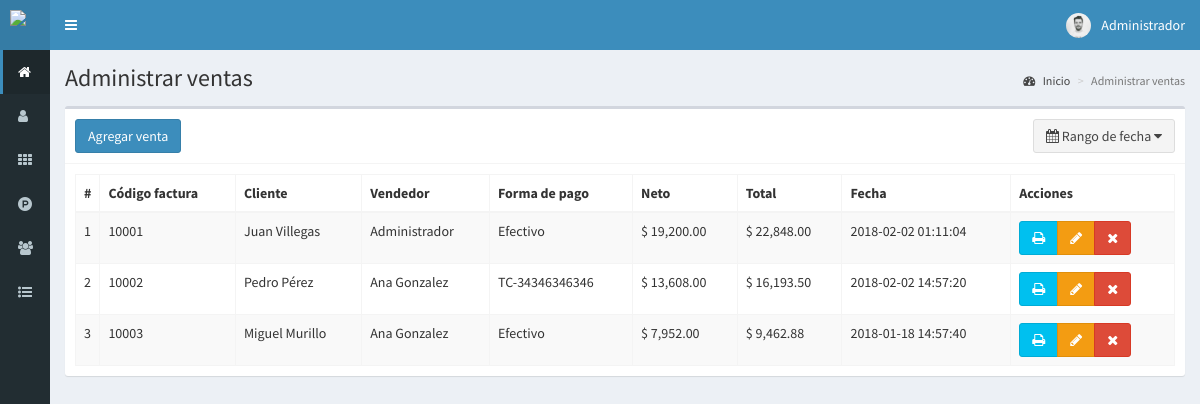
/ventas (signed in), run on the app's committed database.
### tables this page shows
CREATE TABLE `ventas` (
  `id` int(11) NOT NULL,
  `codigo` int(11) NOT NULL,
  `id_cliente` int(11) NOT NULL,
  `id_vendedor` int(11) NOT NULL,
  `productos` text NOT NULL,
  `impuesto` float NOT NULL,
  `neto` float NOT NULL,
  `total` float NOT NULL,
  `metodo_pago` text NOT NULL,
  `fecha` timestamp NOT NULL DEFAULT CURRENT_TIMESTAMP ON UPDATE CURRENT_TIMESTAMP
);

CREATE TABLE `clientes` (
  `id` int(11) NOT NULL,
  `nombre` text NOT NULL,
  `documento` int(11) NOT NULL,
  `email` text NOT NULL,
  `telefono` text NOT NULL,
  `direccion` text NOT NULL,
  `fecha_nacimiento` date NOT NULL,
  `compras` int(11) NOT NULL,
  `ultima_compra` datetime NOT NULL,
  `fecha` timestamp NOT NULL DEFAULT CURRENT_TIMESTAMP ON UPDATE CURRENT_TIMESTAMP
);

CREATE TABLE `usuarios` (
  `id` int(11) NOT NULL,
  `nombre` text NOT NULL,
  `usuario` text NOT NULL,
  `password` text NOT NULL,
  `perfil` text NOT NULL,
  `foto` text NOT NULL,
  `estado` int(11) NOT NULL,
  `ultimo_login` datetime NOT NULL,
  `fecha` timestamp NOT NULL DEFAULT CURRENT_TIMESTAMP ON UPDATE CURRENT_TIMESTAMP
);

### controladores/plantilla.controlador.php (called while the page is built)
<?php
class ControladorPlantilla{
	static public function ctrPlantilla(){
		include "vistas/plantilla.php";
	}
}

### index.php (called while the page is built, shortened)
<?php
require_once "controladores/plantilla.controlador.php";
require_once "controladores/usuarios.controlador.php";
require_once "controladores/clientes.controlador.php";
require_once "controladores/ventas.controlador.php";
require_once "modelos/usuarios.modelo.php";
require_once "modelos/clientes.modelo.php";
require_once "modelos/ventas.modelo.php";
$plantilla = new ControladorPlantilla();
$plantilla -> ctrPlantilla();

### controladores/ventas.controlador.php (called while the page is built, shortened)
<?php
class ControladorVentas{
	static public function ctrRangoFechasVentas($fechaInicial, $fechaFinal){
		$tabla = "ventas";
		$respuesta = ModeloVentas::mdlRangoFechasVentas($tabla, $fechaInicial, $fechaFinal);
		return $respuesta;
	}
}

### modelos/conexion.php (called while the page is built)
<?php
class Conexion{
	static public function conectar(){
		$link = new PDO("mysql:host=localhost;dbname=pos",
			            "root",
			            "");
		$link->exec("set names utf8");
		return $link;
	}
}

### modelos/ventas.modelo.php (called while the page is built, shortened)
<?php
require_once "conexion.php";
class ModeloVentas{
	static public function mdlRangoFechasVentas($tabla, $fechaInicial, $fechaFinal){
		if($fechaInicial == null){
			$stmt = Conexion::conectar()->prepare("SELECT * FROM $tabla ORDER BY id ASC");
			$stmt -> execute();
			return $stmt -> fetchAll();
		}else if($fechaInicial == $fechaFinal){
			$stmt = Conexion::conectar()->prepare("SELECT * FROM $tabla WHERE fecha like '%$fechaFinal%'");
			$stmt -> bindParam(":fecha", $fechaFinal, PDO::PARAM_STR);
			$stmt -> execute();
			return $stmt -> fetchAll();
		}
	}
}

### controladores/clientes.controlador.php (called while the page is built, shortened)
<?php
class ControladorClientes{
	static public function ctrMostrarClientes($item, $valor){
		$tabla = "clientes";
		$respuesta = ModeloClientes::mdlMostrarClientes($tabla, $item, $valor);
		return $respuesta;
	}
}

### modelos/clientes.modelo.php (called while the page is built, shortened)
<?php
require_once "conexion.php";
class ModeloClientes{
	static public function mdlMostrarClientes($tabla, $item, $valor){
		if($item != null){
			$stmt = Conexion::conectar()->prepare("SELECT * FROM $tabla WHERE $item = :$item");
			$stmt -> bindParam(":".$item, $valor, PDO::PARAM_STR);
			$stmt -> execute();
			return $stmt -> fetch();
		}else{
			$stmt = Conexion::conectar()->prepare("SELECT * FROM $tabla");
			$stmt -> execute();
			return $stmt -> fetchAll();
		}
	}
}

### controladores/usuarios.controlador.php (called while the page is built, shortened)
<?php
class ControladorUsuarios{
	static public function ctrMostrarUsuarios($item, $valor){
		$tabla = "usuarios";
		$respuesta = ModeloUsuarios::MdlMostrarUsuarios($tabla, $item, $valor);
		return $respuesta;
	}
}

### modelos/usuarios.modelo.php (called while the page is built, shortened)
<?php
require_once "conexion.php";
class ModeloUsuarios{
	static public function mdlMostrarUsuarios($tabla, $item, $valor){
		if($item != null){
			$stmt = Conexion::conectar()->prepare("SELECT * FROM $tabla WHERE $item = :$item");
			$stmt -> bindParam(":".$item, $valor, PDO::PARAM_STR);
			$stmt -> execute();
			return $stmt -> fetch();
		}else{
			$stmt = Conexion::conectar()->prepare("SELECT * FROM $tabla");
			$stmt -> execute();
			return $stmt -> fetchAll();
		}
	}
}

### vistas/modulos/ventas.php (the view, shortened to what this page needs)
<div class="content-wrapper">
  <section class="content-header">
    <h1>
      Administrar ventas
    </h1>
    <ol class="breadcrumb">
      <li><a href="inicio"><i class="fa fa-dashboard"></i> Inicio</a></li>
      <li class="active">Administrar ventas</li>
    </ol>
  </section>
  <section class="content">
    <div class="box">
      <div class="box-header with-border">
        <a href="crear-venta">
          <button class="btn btn-primary">
            Agregar venta
          </button>
        </a>
         <button type="button" class="btn btn-default pull-right" id="daterange-btn">
            <span>
              <i class="fa fa-calendar"></i> Rango de fecha
            </span>
            <i class="fa fa-caret-down"></i>
         </button>
      </div>
      <div class="box-body">
       <table class="table table-bordered table-striped dt-responsive tablas" width="100%">
        <thead>
         <tr>
           <th style="width:10px">#</th>
           <th>Código factura</th>
           <th>Cliente</th>
           <th>Vendedor</th>
           <th>Forma de pago</th>
           <th>Neto</th>
           <th>Total</th>
           <th>Fecha</th>
           <th>Acciones</th>
         </tr>
        </thead>
        <tbody>
        <?php
          if(isset($_GET["fechaInicial"])){
            $fechaInicial = $_GET["fechaInicial"];
            $fechaFinal = $_GET["fechaFinal"];
          }else{
            $fechaInicial = null;
            $fechaFinal = null;
          }
          $respuesta = ControladorVentas::ctrRangoFechasVentas($fechaInicial, $fechaFinal);
          foreach ($respuesta as $key => $value) {
           echo '<tr>
                  <td>'.($key+1).'</td>
                  <td>'.$value["codigo"].'</td>';
                  $itemCliente = "id";
                  $valorCliente = $value["id_cliente"];
                  $respuestaCliente = ControladorClientes::ctrMostrarClientes($itemCliente, $valorCliente);
                  echo '<td>'.$respuestaCliente["nombre"].'</td>';
                  $itemUsuario = "id";
                  $valorUsuario = $value["id_vendedor"];
                  $respuestaUsuario = ControladorUsuarios::ctrMostrarUsuarios($itemUsuario, $valorUsuario);
                  echo '<td>'.$respuestaUsuario["nombre"].'</td>
                  <td>'.$value["metodo_pago"].'</td>
                  <td>$ '.number_format($value["neto"],2).'</td>
                  <td>$ '.number_format($value["total"],2).'</td>
                  <td>'.$value["fecha"].'</td>
                  <td>
                    <div class="btn-group">
                      <button class="btn btn-info btnImprimirFactura" codigoVenta="'.$value["codigo"].'">
                        <i class="fa fa-print"></i>
                      </button>';
                      if($_SESSION["perfil"] == "Administrador"){
                      echo '<button class="btn btn-warning btnEditarVenta" idVenta="'.$value["id"].'"><i class="fa fa-pencil"></i></button>
                      <button class="btn btn-danger btnEliminarVenta" idVenta="'.$value["id"].'"><i class="fa fa-times"></i></button>';
                    }
                    echo '</div>
                  </td>
                </tr>';
            }
        ?>
        </tbody>
       </table>
      </div>
    </div>
  </section>
</div>

### vistas/plantilla.php (shortened to what this page needs)
<!DOCTYPE html>
<html>
<head>
  <link rel="stylesheet" href="vistas/bower_components/bootstrap/dist/css/bootstrap.min.css">
  <link rel="stylesheet" href="vistas/bower_components/font-awesome/css/font-awesome.min.css">
  <link rel="stylesheet" href="vistas/bower_components/Ionicons/css/ionicons.min.css">
  <link rel="stylesheet" href="vistas/dist/css/AdminLTE.css">
  <link rel="stylesheet" href="vistas/dist/css/skins/_all-skins.min.css">
  <link rel="stylesheet" href="vistas/bower_components/datatables.net-bs/css/dataTables.bootstrap.min.css">
  <link rel="stylesheet" href="vistas/bower_components/datatables.net-bs/css/responsive.bootstrap.min.css">
  <link rel="stylesheet" href="vistas/plugins/iCheck/all.css">
  <link rel="stylesheet" href="vistas/bower_components/bootstrap-daterangepicker/daterangepicker.css">
  <link rel="stylesheet" href="vistas/bower_components/morris.js/morris.css">
</head>
<body class="hold-transition skin-blue sidebar-collapse sidebar-mini login-page">
  <?php
  if(isset($_SESSION["iniciarSesion"]) && $_SESSION["iniciarSesion"] == "ok"){
   echo '<div class="wrapper">';
    include "modulos/cabezote.php";
    include "modulos/menu.php";
    if(isset($_GET["ruta"])){
      if($_GET["ruta"] == "inicio" ||
         $_GET["ruta"] == "usuarios" ||
         $_GET["ruta"] == "categorias" ||
         $_GET["ruta"] == "productos" ||
         $_GET["ruta"] == "clientes" ||
         $_GET["ruta"] == "ventas" ||
         $_GET["ruta"] == "crear-venta" ||
         $_GET["ruta"] == "editar-venta" ||
         $_GET["ruta"] == "reportes" ||
         $_GET["ruta"] == "salir"){
        include "modulos/".$_GET["ruta"].".php";
      }else{
        include "modulos/404.php";
      }
    }else{
      include "modulos/inicio.php";
    }
    echo '</div>';
  }else{
    include "modulos/login.php";
  }
  ?>
</body>
</html>

### vistas/modulos/cabezote.php (shortened to what this page needs)
<header class="main-header">
<a href="inicio" class="logo">
	<span class="logo-mini">
		<img src="vistas/img/plantilla/icono-blanco.png" class="img-responsive" style="padding:10px">
	</span>
</a>
<nav class="navbar navbar-static-top" role="navigation">
 	<a href="#" class="sidebar-toggle" data-toggle="push-menu" role="button">
     	</a>
	<div class="navbar-custom-menu">
		<ul class="nav navbar-nav">
			<li class="dropdown user user-menu">
				<a href="#" class="dropdown-toggle" data-toggle="dropdown">
				<?php
				if($_SESSION["foto"] != ""){
					echo '<img src="'.$_SESSION["foto"].'" class="user-image">';
				}else{
					echo '<img src="vistas/img/usuarios/default/anonymous.png" class="user-image">';
				}
				?>
					<span class="hidden-xs"><?php  echo $_SESSION["nombre"]; ?></span>
				</a>
			</li>
		</ul>
	</div>
</nav>
</header>

### vistas/modulos/menu.php (shortened to what this page needs)
<aside class="main-sidebar">
	 <section class="sidebar">
		<ul class="sidebar-menu">
		<?php
		if($_SESSION["perfil"] == "Administrador"){
			echo '<li class="active">
				<a href="inicio">
					<i class="fa fa-home"></i>
					<span>Inicio</span>
				</a>
			</li>
			<li>
				<a href="usuarios">
					<i class="fa fa-user"></i>
					<span>Usuarios</span>
				</a>
			</li>';
		}
		if($_SESSION["perfil"] == "Administrador" || $_SESSION["perfil"] == "Especial"){
			echo '<li>
				<a href="categorias">
					<i class="fa fa-th"></i>
					<span>Categorías</span>
				</a>
			</li>
			<li>
				<a href="productos">
					<i class="fa fa-product-hunt"></i>
					<span>Productos</span>
				</a>
			</li>';
		}
		if($_SESSION["perfil"] == "Administrador" || $_SESSION["perfil"] == "Vendedor"){
			echo '<li>
				<a href="clientes">
					<i class="fa fa-users"></i>
					<span>Clientes</span>
				</a>
			</li>';
		}
		if($_SESSION["perfil"] == "Administrador" || $_SESSION["perfil"] == "Vendedor"){
			echo '<li class="treeview">
				<a href="#">
					<i class="fa fa-list-ul"></i>
					<span>Ventas</span>
					<span class="pull-right-container">
						<i class="fa fa-angle-left pull-right"></i>
					</span>
				</a>
				<ul class="treeview-menu">
					<li>
						<a href="ventas">
							<i class="fa fa-circle-o"></i>
							<span>Administrar ventas</span>
						</a>
					</li>
					<li>
						<a href="crear-venta">
							<i class="fa fa-circle-o"></i>
							<span>Crear venta</span>
						</a>
					</li>';
				echo '</ul>
			</li>';
		}
		?>
		</ul>
	 </section>
</aside>

### data on the page
ventas: codigo "10001", id_cliente.nombre "Juan Villegas", usuarios.nombre "Administrador", metodo_pago "Efectivo", neto "19,200.00", total "22,848.00", fecha "2018-02-02 01:11:04"
ventas: codigo "10002", id_cliente.nombre "Pedro Pérez", usuarios.nombre "Ana Gonzalez", metodo_pago "TC-34346346346", neto "13,608.00", total "16,193.50", fecha "2018-02-02 14:57:20"
ventas: codigo "10003", id_cliente.nombre "Miguel Murillo", usuarios.nombre "Ana Gonzalez", metodo_pago "Efectivo", neto "7,952.00", total "9,462.88", fecha "2018-01-18 14:57:40"

### other printed values
$_SESSION["nombre"] "Administrador"
